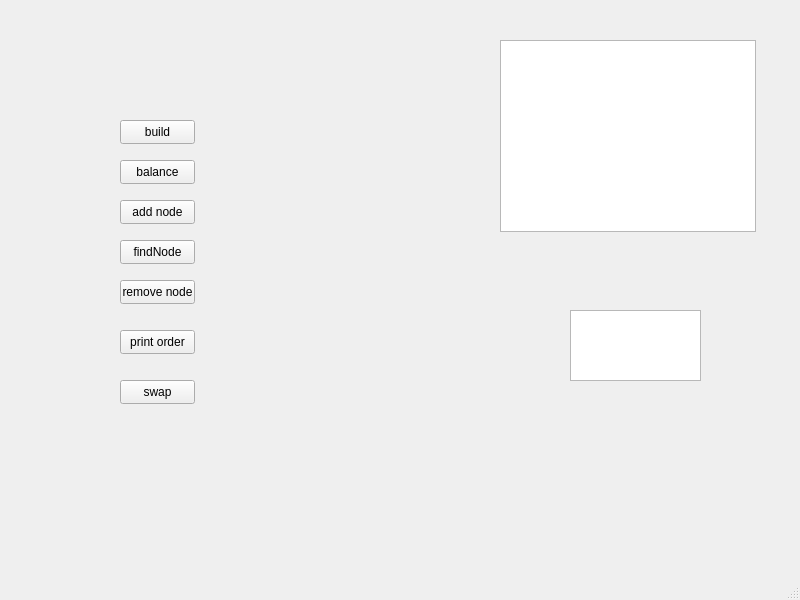
<?xml version="1.0" encoding="UTF-8"?>
<ui version="4.0">
 <class>MainWindow</class>
 <widget class="QMainWindow" name="MainWindow">
  <property name="geometry">
   <rect>
    <x>0</x>
    <y>0</y>
    <width>800</width>
    <height>600</height>
   </rect>
  </property>
  <property name="windowTitle">
   <string>MainWindow</string>
  </property>
  <widget class="QWidget" name="centralwidget">
   <widget class="QTreeView" name="treeView">
    <property name="geometry">
     <rect>
      <x>500</x>
      <y>40</y>
      <width>256</width>
      <height>192</height>
     </rect>
    </property>
   </widget>
   <widget class="QTextEdit" name="textEdit">
    <property name="geometry">
     <rect>
      <x>570</x>
      <y>310</y>
      <width>131</width>
      <height>71</height>
     </rect>
    </property>
   </widget>
   <widget class="QPushButton" name="buildTreeButton">
    <property name="geometry">
     <rect>
      <x>120</x>
      <y>120</y>
      <width>75</width>
      <height>24</height>
     </rect>
    </property>
    <property name="text">
     <string>build</string>
    </property>
   </widget>
   <widget class="QPushButton" name="balanceTreeButton">
    <property name="geometry">
     <rect>
      <x>120</x>
      <y>160</y>
      <width>75</width>
      <height>24</height>
     </rect>
    </property>
    <property name="text">
     <string>balance</string>
    </property>
   </widget>
   <widget class="QPushButton" name="addNodeButton">
    <property name="geometry">
     <rect>
      <x>120</x>
      <y>200</y>
      <width>75</width>
      <height>24</height>
     </rect>
    </property>
    <property name="text">
     <string>add node</string>
    </property>
   </widget>
   <widget class="QPushButton" name="findNodeButton">
    <property name="geometry">
     <rect>
      <x>120</x>
      <y>240</y>
      <width>75</width>
      <height>24</height>
     </rect>
    </property>
    <property name="text">
     <string>findNode</string>
    </property>
   </widget>
   <widget class="QPushButton" name="removeNodeButton">
    <property name="geometry">
     <rect>
      <x>120</x>
      <y>280</y>
      <width>75</width>
      <height>24</height>
     </rect>
    </property>
    <property name="text">
     <string>remove node</string>
    </property>
   </widget>
   <widget class="QPushButton" name="printOrderButton">
    <property name="geometry">
     <rect>
      <x>120</x>
      <y>330</y>
      <width>75</width>
      <height>24</height>
     </rect>
    </property>
    <property name="text">
     <string>print order</string>
    </property>
   </widget>
   <widget class="QPushButton" name="swapMaxMinButton">
    <property name="geometry">
     <rect>
      <x>120</x>
      <y>380</y>
      <width>75</width>
      <height>24</height>
     </rect>
    </property>
    <property name="text">
     <string>swap</string>
    </property>
   </widget>
  </widget>
  <widget class="QMenuBar" name="menubar">
   <property name="geometry">
    <rect>
     <x>0</x>
     <y>0</y>
     <width>800</width>
     <height>22</height>
    </rect>
   </property>
  </widget>
  <widget class="QStatusBar" name="statusbar"/>
 </widget>
 <resources/>
 <connections/>
</ui>
